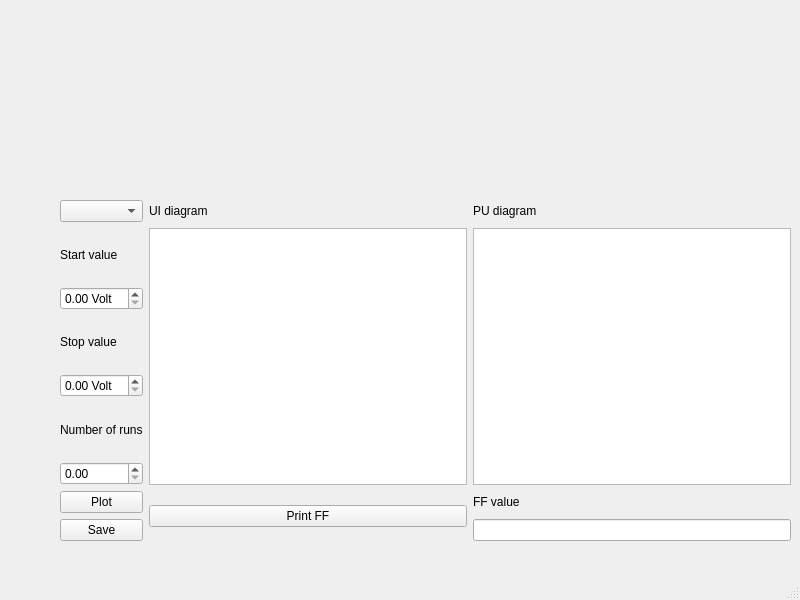
<?xml version="1.0" encoding="UTF-8"?>
<ui version="4.0">
 <class>MainWindow</class>
 <widget class="QMainWindow" name="MainWindow">
  <property name="geometry">
   <rect>
    <x>0</x>
    <y>0</y>
    <width>800</width>
    <height>600</height>
   </rect>
  </property>
  <property name="windowTitle">
   <string>MainWindow</string>
  </property>
  <widget class="QWidget" name="centralwidget">
   <widget class="QWidget" name="gridLayoutWidget">
    <property name="geometry">
     <rect>
      <x>60</x>
      <y>200</y>
      <width>731</width>
      <height>341</height>
     </rect>
    </property>
    <layout class="QGridLayout" name="gridLayout">
     <item row="1" column="0">
      <layout class="QVBoxLayout" name="verticalLayout_2">
       <item>
        <widget class="QLabel" name="label_4">
         <property name="text">
          <string>Start value</string>
         </property>
        </widget>
       </item>
       <item>
        <widget class="QDoubleSpinBox" name="start_button">
         <property name="suffix">
          <string> Volt</string>
         </property>
        </widget>
       </item>
       <item>
        <widget class="QLabel" name="label_5">
         <property name="text">
          <string>Stop value</string>
         </property>
        </widget>
       </item>
       <item>
        <widget class="QDoubleSpinBox" name="stop_button">
         <property name="suffix">
          <string> Volt</string>
         </property>
        </widget>
       </item>
       <item>
        <widget class="QLabel" name="label_6">
         <property name="text">
          <string>Number of runs</string>
         </property>
        </widget>
       </item>
       <item>
        <widget class="QDoubleSpinBox" name="runs_button"/>
       </item>
      </layout>
     </item>
     <item row="0" column="2">
      <widget class="QLabel" name="label_pu">
       <property name="text">
        <string>PU diagram</string>
       </property>
      </widget>
     </item>
     <item row="1" column="2">
      <widget class="PlotWidget" name="PU_graph"/>
     </item>
     <item row="0" column="1">
      <widget class="QLabel" name="label_iu">
       <property name="text">
        <string>UI diagram</string>
       </property>
      </widget>
     </item>
     <item row="1" column="1">
      <widget class="PlotWidget" name="IU_graph"/>
     </item>
     <item row="2" column="1">
      <widget class="QPushButton" name="ff_button">
       <property name="text">
        <string>Print FF</string>
       </property>
      </widget>
     </item>
     <item row="2" column="2">
      <layout class="QVBoxLayout" name="verticalLayout">
       <item>
        <widget class="QLabel" name="label_ff">
         <property name="text">
          <string>FF value</string>
         </property>
        </widget>
       </item>
       <item>
        <widget class="QLineEdit" name="text_line"/>
       </item>
      </layout>
     </item>
     <item row="2" column="0">
      <layout class="QVBoxLayout" name="verticalLayout_3">
       <item>
        <widget class="QPushButton" name="plot_button">
         <property name="text">
          <string>Plot</string>
         </property>
        </widget>
       </item>
       <item>
        <widget class="QPushButton" name="save_button">
         <property name="text">
          <string>Save</string>
         </property>
        </widget>
       </item>
      </layout>
     </item>
     <item row="0" column="0">
      <widget class="QComboBox" name="list_devices"/>
     </item>
    </layout>
   </widget>
  </widget>
  <widget class="QMenuBar" name="menubar">
   <property name="geometry">
    <rect>
     <x>0</x>
     <y>0</y>
     <width>800</width>
     <height>22</height>
    </rect>
   </property>
  </widget>
  <widget class="QStatusBar" name="statusbar"/>
 </widget>
 <customwidgets>
  <customwidget>
   <class>PlotWidget</class>
   <extends>QGraphicsView</extends>
   <header>pyqtgraph</header>
  </customwidget>
 </customwidgets>
 <resources/>
 <connections/>
</ui>
